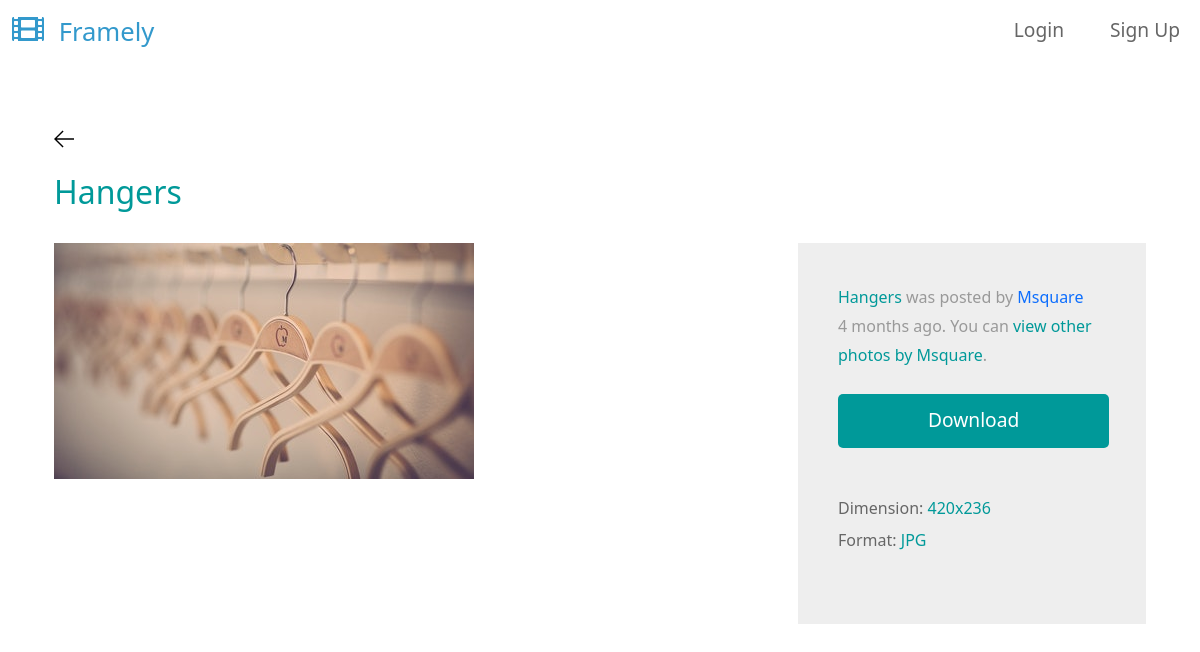
Page /photo-detail/16/hangers/ on the committed database.
### base/models.py (models this page shows, shortened)
class Photo(models.Model):
    user = models.ForeignKey(
        settings.AUTH_USER_MODEL, on_delete=models.CASCADE, null=True, blank=True
    )
    short_title = models.CharField(max_length=15)
    slug = models.SlugField(blank=True)
    image = models.ImageField(max_length=200)
    created = models.DateField(auto_now_add=True)
    views = models.ManyToManyField(
        settings.AUTH_USER_MODEL,
        related_name="photos_viewed",
    )
    class Meta:
        ordering = ["-created", "-id"]

### base/views.py (the view)
class PhotoDetailView(View):
    def get(self, request, pk, slug):
        photo = Photo.objects.get(id=pk, slug=slug)
        image_format = photo.image.name.rsplit(".")[-1].upper()
        if request.user.is_authenticated:
            photo.views.add(request.user)
        return render(
            request, "photo_detail.html", {"photo": photo, "image_format": image_format}
        )

### templates/photo_detail.html
{% extends "base.html" %}
{% block content %}
    <div class="container-fluid tm-container-content tm-mt-60">
        <div class="row mb-4">
            <a href="{{request.META.HTTP_REFERER}}">
                <svg version="1.1" xmlns="http://www.w3.org/2000/svg" width="20" height="20" viewBox="0 0 32 32">
                  <title>arrow-left</title>
                  <path
                    d="M13.723 2.286l-13.723 13.714 13.719 13.714 1.616-1.611-10.96-10.96h27.625v-2.286h-27.625l10.965-10.965-1.616-1.607z"
                  ></path>
                </svg>
              </a>
        </div>
        <div class="row mb-4">
            <h2 class="col-12 tm-text-primary">{{photo.short_title}}</h2>
        </div>
        <div class="row tm-mb-90">
            <div class="col-xl-8 col-lg-7 col-md-6 col-sm-12">
                <img src="{{photo.image.url}}" alt="Image" class="img-fluid">
            </div>
            <div class="col-xl-4 col-lg-5 col-md-6 col-sm-12">
                <div class="tm-bg-gray tm-video-details">
                    <p class="mb-4">
                        <span class="tm-text-primary">{{photo.short_title}}</span> was posted by <a href="#" target="" >{{photo.user.username}}</a> {{photo.created|timesince}} ago. You can <a href="{% url 'photo-list' photo.user.username %}"><span class="tm-text-primary">view other photos by {{photo.user.username}}</span></a>.
                    </p>
                    <div class="text-center mb-5">
                        <a href="{{photo.image.url}}" target="_blank" class="btn btn-primary tm-btn-big">Download</a>
                    </div>
                    <div class="mb-4 d-flex flex-wrap">
                        <div class="mr-4 mb-2">
                            <span class="tm-text-gray-dark">Dimension: </span><span class="tm-text-primary">{{photo.image.width}}x{{photo.image.height}}</span>
                        </div>
                        <div class="mr-4 mb-2">
                            <span class="tm-text-gray-dark">Format: </span><span class="tm-text-primary">{{image_format}}</span>
                        </div>
                    </div>
                </div>
            </div>
        </div>
    </div>
{% endblock %}

### static/css/templatemo-style.css (style rules this page uses)
p { line-height: 1.8; }
a { text-decoration: none; transition: all 0.3s ease; }
.container-fluid { max-width: 1770px; }
.btn { border-radius: 0; }
.btn-primary { background-color: #009999; border: 0; border-radius: 5px; padding: 12px 50px 14px; font-size: 1.2rem; }
.tm-btn-big { padding: 12px 90px 14px; }
.tm-mt-60 { margin-top: 60px; }
.tm-mb-90 { margin-bottom: 90px; }
.tm-text-primary { color: #009999; }
.tm-bg-gray { background-color: #EEEEEE; }
p, .tm-text-gray { color: #999; }
.tm-text-gray-dark { color: #666; }
.tm-video-details { height: 100%; padding: 40px; }

### rows in the picture
Photo: short_title "Hangers", image (picture), user.username "Msquare", created "4 months", image.width "420", image.height "236"

### other values in the picture
{{ image_format }} "JPG"
